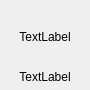
<?xml version="1.0" encoding="UTF-8"?>
<ui version="4.0">
 <class>AppItem</class>
 <widget class="QWidget" name="AppItem">
  <property name="geometry">
   <rect>
    <x>0</x>
    <y>0</y>
    <width>90</width>
    <height>90</height>
   </rect>
  </property>
  <property name="minimumSize">
   <size>
    <width>90</width>
    <height>90</height>
   </size>
  </property>
  <property name="maximumSize">
   <size>
    <width>90</width>
    <height>90</height>
   </size>
  </property>
  <property name="windowTitle">
   <string>Form</string>
  </property>
  <layout class="QGridLayout" name="m_gridLayoutAppItem">
   <property name="leftMargin">
    <number>6</number>
   </property>
   <property name="topMargin">
    <number>6</number>
   </property>
   <property name="rightMargin">
    <number>6</number>
   </property>
   <property name="bottomMargin">
    <number>6</number>
   </property>
   <property name="spacing">
    <number>3</number>
   </property>
   <item row="0" column="0">
    <widget class="QLabel" name="m_labelIcon">
     <property name="sizePolicy">
      <sizepolicy hsizetype="Expanding" vsizetype="Expanding">
       <horstretch>0</horstretch>
       <verstretch>0</verstretch>
      </sizepolicy>
     </property>
     <property name="text">
      <string>TextLabel</string>
     </property>
     <property name="alignment">
      <set>Qt::AlignCenter</set>
     </property>
    </widget>
   </item>
   <item row="1" column="0" alignment="Qt::AlignVCenter">
    <widget class="QLabel" name="m_labelName">
     <property name="text">
      <string>TextLabel</string>
     </property>
     <property name="scaledContents">
      <bool>true</bool>
     </property>
     <property name="alignment">
      <set>Qt::AlignCenter</set>
     </property>
    </widget>
   </item>
  </layout>
 </widget>
 <resources/>
 <connections/>
</ui>
